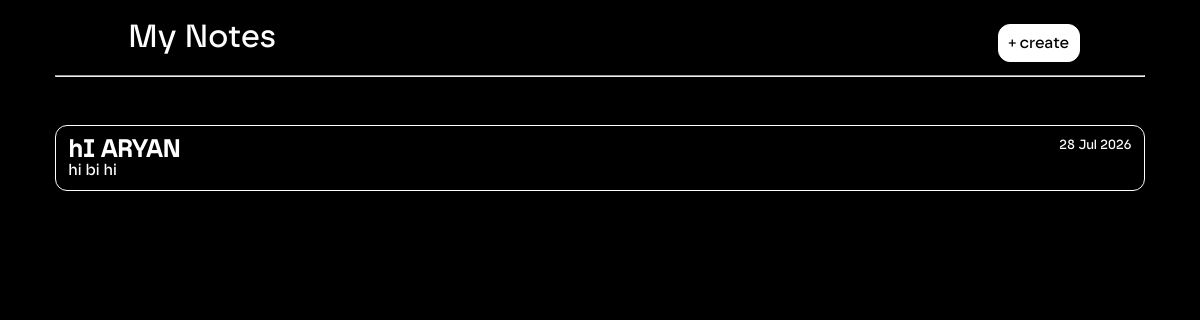
Page / (signed in) on the earlier database version.
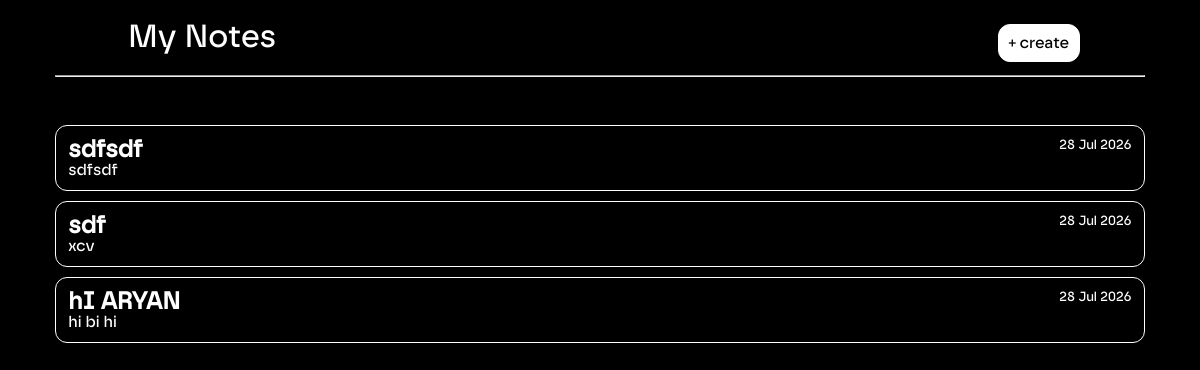
Same page on the later database version.
### app.py (models this page shows)
class Note(db.Model):
    id = db.Column(db.Integer, primary_key=True)
    title = db.Column(
        db.String(100),
        nullable=False
    )
    content = db.Column(
        db.Text,
        nullable=False
    )
    created_at = db.Column(
        db.DateTime,
        default=datetime.utcnow
    )
    user_id = db.Column(
        db.Integer,
        nullable=False
    )

### app.py (the view)
@app.route("/")
@login_required
def home():
    notes = Note.query.filter_by(
        user_id=current_user.id
    ).order_by(
        Note.created_at.desc()
    ).all()
    return render_template(
        "index.html",
        notes=notes
    )

### app.py (called while the page is built)
@login_manager.user_loader
def load_user(user_id):
    return User.query.get(int(user_id))

### templates/index.html (shortened to what this page needs)
<!DOCTYPE html>
<html lang="en">
<head>
    <link rel="stylesheet"
    href="{{ url_for('static', filename='index.css') }}">
</head>
<body>
<div class="main">
    <header>
        <h1 id="my" >&nbsp;&nbsp;&nbsp;&nbsp;&nbsp;&nbsp;&nbsp;&nbsp;&nbsp;My Notes</h1>
        <hr id="hr" >
        <div class="top-right">
            <a href="/new" id="new-note">
                <p id="new" >+ create</p>
            </a>
        </div>
    </header>
    {% if notes %}
        <div class="notes-grid">
        {% for note in notes %}
            <a
            class="note-card"
            href="{{ url_for('edit', id=note.id) }}">
                <div class="tit">
                    <h2>
                        {{ note.title }}
                    </h2>
                    <small>
                        {{ note.created_at.strftime("%d %b %Y") }}
                    </small>
                </div>
                <p>
                    {{ note.content[:150] }}
                </p>
            </a>
        {% endfor %}
        </div>
    {% endif %}
</body>
</body>
</html>

### static/index.css (style rules this page uses)
.main { margin-left: 4%; margin-right: 4%; }
body { background-color: black; color: white; }
h1, p { font-family: safiro; font-weight: 1; }
#new-note { color: white; text-decoration: none; }
#new { border: 1px solid white; display: inline-block; padding: 10px; border-radius: 12px; color: black; background-color: white; position: fixed; top: 1vh; right: 10vw; }
.note-card { position: relative; z-index: 1; }
#hr { margin-bottom: 6vh; }
.note-card { color: white; text-decoration: none; display: inline-block; display: flex; flex-direction: column; border: 1px solid white; padding: 12px; margin-bottom: 10px; border-radius: 12px; transition: 0.2s; }
a { font-family: safiro; }
.note-card h2, .note-card p, .note-card small { margin: 0; }
.tit { display: flex; justify-content: space-between; }

Differences in the rows shown:
added Note: title "sdfsdf", created_at "28 Jul 2026", content "sdfsdf"
added Note: title "sdf", created_at "28 Jul 2026", content "xcv"
